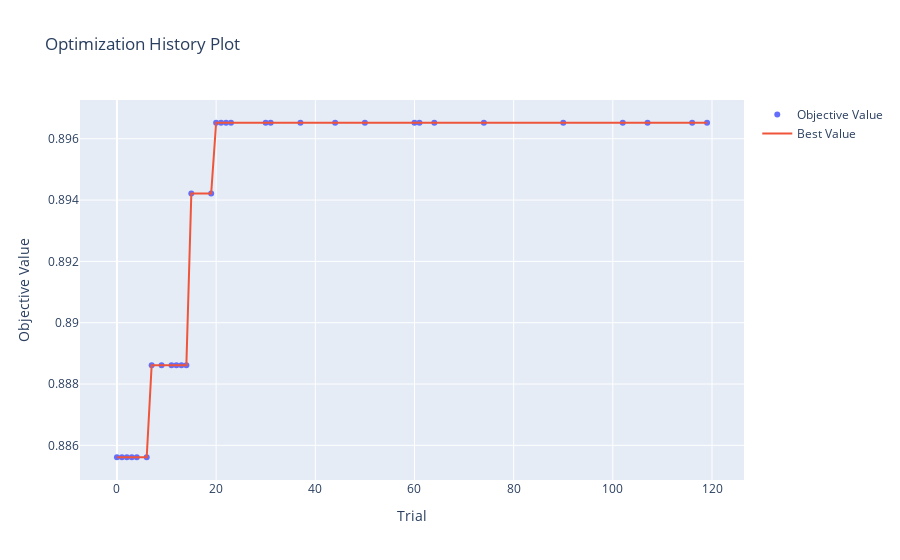
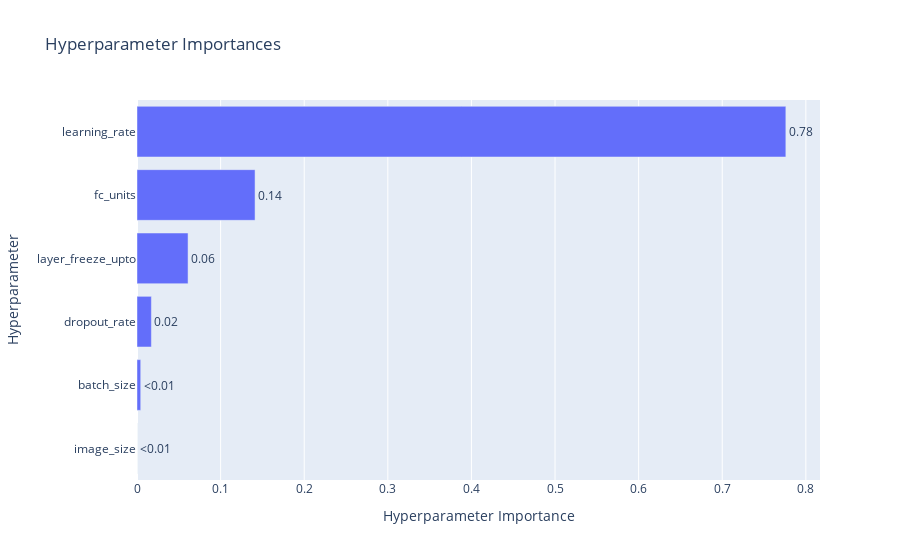

Source (notebook cell) for these figures, in order:
### Markdown cell above
### 25% training Data

### Code cell
import optuna
from optuna.visualization import (
    plot_optimization_history,
    plot_param_importances,
    plot_parallel_coordinate,
)

# Load the study
study = optuna.load_study(study_name="Efficient_V2_optuna_winding_large_quarter", storage="sqlite:///Efficient_V2_optuna_winding_large_quarter.db")

new_study = optuna.create_study(direction=study.direction)

for trial in study.trials[1:]:
    new_study.add_trial(trial)
    
# Plot optimization history
history_fig = plot_optimization_history(new_study)
history_fig.show()

# Plot parameter importances
importances_fig = plot_param_importances(new_study)
importances_fig.show()

# Plot parallel coordinate
parallel_coordinate_fig = plot_parallel_coordinate(new_study)
parallel_coordinate_fig.show()

### Figure 1 — Plotly figure (JSON) as saved in the notebook; plotly's stock layout.template omitted (floating-point values rounded to 4 significant figures)
{"data": [{"mode": "markers", "name": "Objective Value", "type": "scatter", "x": [0, 1, 2, 3, 4, 6, 7, 9, 11, 12, 13, 14, 15, 19, 20, 21, 22, 23, 30, 31, 37, 44, 50, 60, 61, 64, 74, 90, 102, 107, 116, 119], "y": [0.8856, 0.8856, 0.8856, 0.8856, 0.8856, 0.8856, 0.8886, 0.8886, 0.8886, 0.8886, 0.8886, 0.8886, 0.8942, 0.8942, 0.8965, 0.8965, 0.8965, 0.8965, 0.8965, 0.8965, 0.8965, 0.8965, 0.8965, 0.8965, 0.8965, 0.8965, 0.8965, 0.8965, 0.8965, 0.8965, 0.8965, 0.8965]}, {"mode": "lines", "name": "Best Value", "type": "scatter", "x": [0, 1, 2, 3, 4, 5, 6, 7, 8, 9, 10, 11, 12, 13, 14, 15, 16, 17, 18, 19, 20, 21, 22, 23, 24, 25, 26, 27, 28, 29, 30, 31, 32, 33, 34, 35, 36, 37, 38, 39, 40, 41, 42, 43, 44, 45, 46, 47, 48, 49, 50, 51, 52, 53, 54, 55, 56, 57, 58, 59, 60, 61, 62, 63, 64, 65, 66, 67, 68, 69, 70, 71, 72, 73, 74, 75, 76, 77, 78, 79, 80, 81, 82, 83, 84, 85, 86, 87, 88, 89, 90, 91, 92, 93, 94, 95, 96, 97, 98, 99, 100, 101, 102, 103, 104, 105, 106, 107, 108, 109, 110, 111, 112, 113, 114, 115, 116, 117, 118, 119], "y": [0.8856, 0.8856, 0.8856, 0.8856, 0.8856, 0.8856, 0.8856, 0.8886, 0.8886, 0.8886, 0.8886, 0.8886, 0.8886, 0.8886, 0.8886, 0.8942, 0.8942, 0.8942, 0.8942, 0.8942, 0.8965, 0.8965, 0.8965, 0.8965, 0.8965, 0.8965, 0.8965, 0.8965, 0.8965, 0.8965, 0.8965, 0.8965, 0.8965, 0.8965, 0.8965, 0.8965, 0.8965, 0.8965, 0.8965, 0.8965, 0.8965, 0.8965, 0.8965, 0.8965, 0.8965, 0.8965, 0.8965, 0.8965, 0.8965, 0.8965, 0.8965, 0.8965, 0.8965, 0.8965, 0.8965, 0.8965, 0.8965, 0.8965, 0.8965, 0.8965, 0.8965, 0.8965, 0.8965, 0.8965, 0.8965, 0.8965, 0.8965, 0.8965, 0.8965, 0.8965, 0.8965, 0.8965, 0.8965, 0.8965, 0.8965, 0.8965, 0.8965, 0.8965, 0.8965, 0.8965, 0.8965, 0.8965, 0.8965, 0.8965, 0.8965, 0.8965, 0.8965, 0.8965, 0.8965, 0.8965, 0.8965, 0.8965, 0.8965, 0.8965, 0.8965, 0.8965, 0.8965, 0.8965, 0.8965, 0.8965, 0.8965, 0.8965, 0.8965, 0.8965, 0.8965, 0.8965, 0.8965, 0.8965, 0.8965, 0.8965, 0.8965, 0.8965, 0.8965, 0.8965, 0.8965, 0.8965, 0.8965, 0.8965, 0.8965, 0.8965]}, {"marker": {"color": "#cccccc"}, "mode": "markers", "name": "Infeasible Trial", "showlegend": false, "type": "scatter", "x": [], "y": []}], "layout": {"autosize": true, "title": {"text": "Optimization History Plot"}, "xaxis": {"autorange": true, "range": [-7.268, 126.3], "title": {"text": "Trial"}, "type": "linear"}, "yaxis": {"autorange": true, "range": [0.8847, 0.8974], "title": {"text": "Objective Value"}, "type": "linear"}}}

### Figure 2 — Plotly figure (JSON) as saved in the notebook; plotly's stock layout.template omitted (floating-point values rounded to 4 significant figures)
{"data": [{"cliponaxis": false, "hovertemplate": ["image_size (CategoricalDistribution): 0.0<extra></extra>", "batch_size (CategoricalDistribution): 0.004449916544773923<extra></extra>", "dropout_rate (CategoricalDistribution): 0.017203815236547335<extra></extra>", "layer_freeze_upto (CategoricalDistribution): 0.06106387191295165<extra></extra>", "fc_units (CategoricalDistribution): 0.14120001417452843<extra></extra>", "learning_rate (CategoricalDistribution): 0.7760823821311986<extra></extra>"], "name": "Objective Value", "orientation": "h", "text": ["<0.01", "<0.01", "0.02", "0.06", "0.14", "0.78"], "textposition": "outside", "type": "bar", "x": [0, 0.00445, 0.0172, 0.06106, 0.1412, 0.7761], "y": ["image_size", "batch_size", "dropout_rate", "layer_freeze_upto", "fc_units", "learning_rate"]}], "layout": {"autosize": true, "title": {"text": "Hyperparameter Importances"}, "xaxis": {"autorange": true, "range": [0, 0.8169], "title": {"text": "Hyperparameter Importance"}, "type": "linear"}, "yaxis": {"autorange": true, "range": [-0.5, 5.5], "title": {"text": "Hyperparameter"}, "type": "category"}}}
